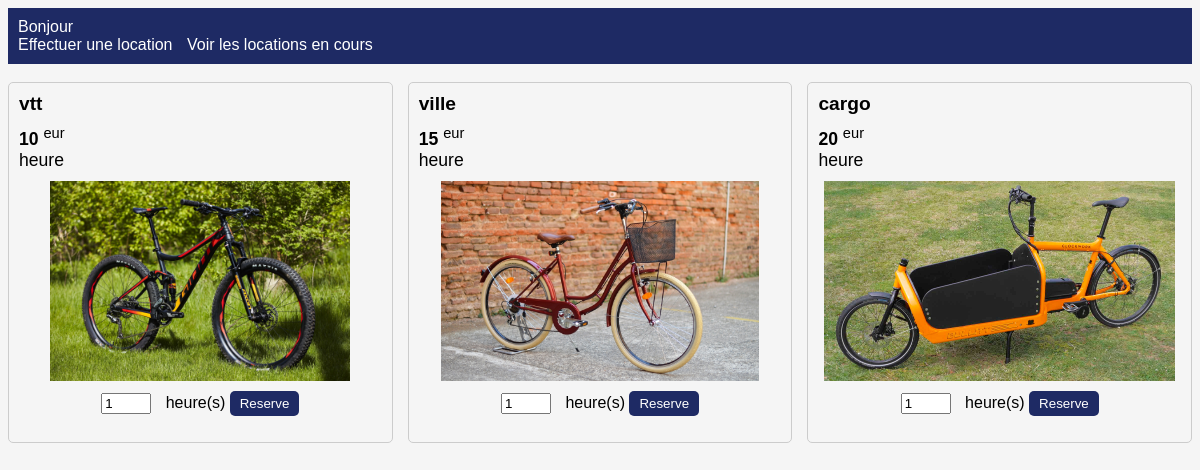
Before: /rental.php with the older database file.
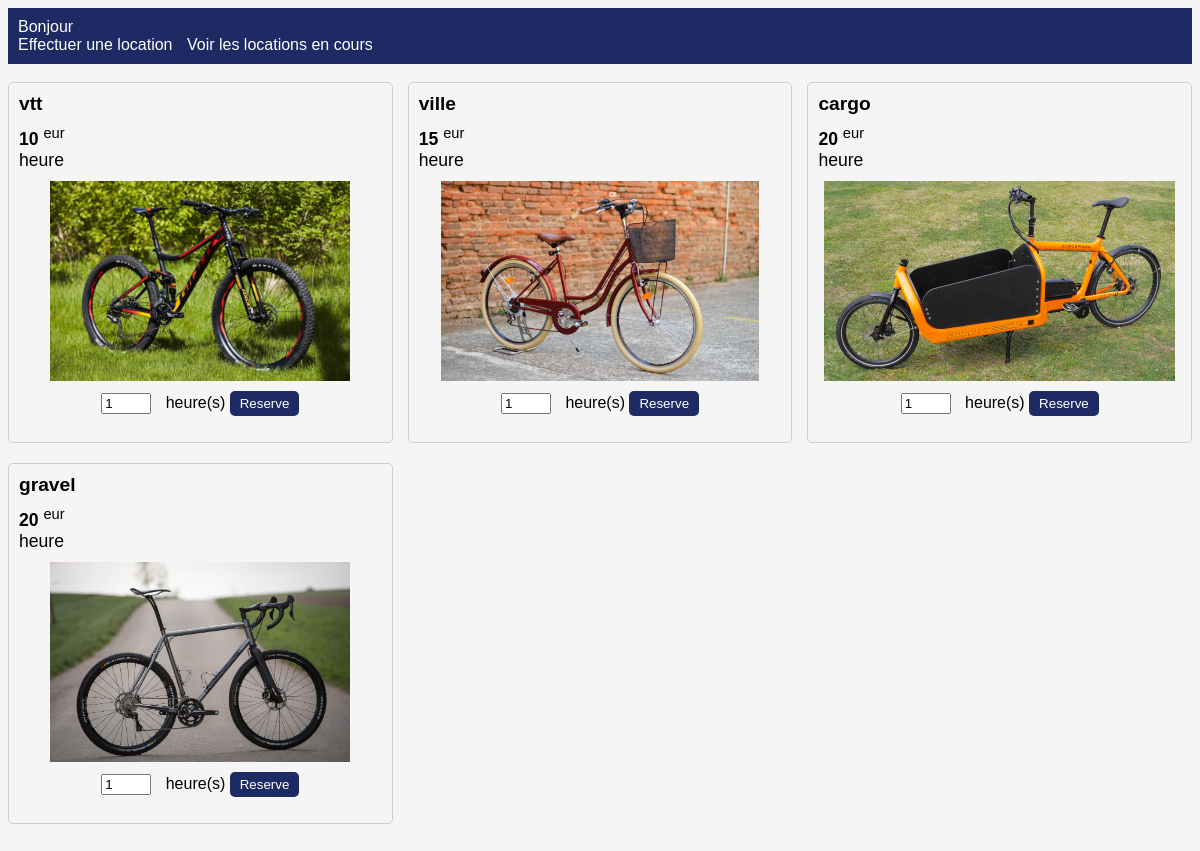
After: the same page with the newer database file.
### tables this page shows
CREATE TABLE IF NOT EXISTS `velo` (
  `ID_velo` int(11) AUTO_INCREMENT,
  `Modele` varchar(20) NOT NULL,
  `Tarif` int(11) NOT NULL,
  `Image` varchar(50) NOT NULL,
  PRIMARY KEY (`ID_velo`)
);

### rental.php (the view, shortened to what this page needs)
<?php
include 'bd_access.php';
?>
<html>
<head>
    <link rel="stylesheet" href="style.css">
</head>
<body>
    <?php
    include "menu.php";
    ?>
    <br />
    <?php
    $date = date('Y-m-d H:i:s');
    $velodispo = $bdd->prepare('SELECT * FROM velo WHERE ID_velo NOT IN(SELECT ID_velo FROM location WHERE Fin > :date)');
    $velodispo->execute(array(
        'date' => $date
    ));
    ?>
    <div class="velo-list">
        <?php
        while ($row = $velodispo->fetch()) {
        ?>
            <div class="velo-item">
                <div class="velo-model"><?php echo $row['Modele']; ?></div>
                <div class="velo-price"><strong><?php echo $row['Tarif']; ?></strong>  <sup>eur</sup><br>heure</div>
                <div class="velo-image"><img src="<?php echo $row['Image']; ?>"></div>
                <div class="velo-reservation">
                    <form action="book.php" method="post">
                        <input type="number" id="duree" name="duree" value="1" size="2" min="1" max="5"> heure(s)
                        <button name="id_velo" value="<?php echo $row['ID_velo']; ?>">Reserve</button>
                    </form>
                </div>
            </div>
        <?php
        }
        ?>
    </div>
</body>
</html>

### menu.php (shortened to what this page needs)
<?php
$element_menu = array(
  "Effectuer une location" => "rental.php",
  "Voir les locations en cours" => "current_rental.php"
);
?>
<nav>
    <ul style="list-style-type:none;">
        <li>
          Bonjour <?php echo $_SESSION['username']; ?>
        </li>
    </ul>
    <ul style="list-style-type:none;">
      <?php foreach($element_menu as $label => $url): ?>
        <li style="display:inline-block;margin-right:10px;">
          <a href="<?php echo $url; ?>"><?php echo $label; ?></a>
        </li>
      <?php endforeach; ?>
    </ul>
</nav>

### style.css (style rules this page uses)
body { font-family: Arial, sans-serif; background-color: #f5f5f5; }
nav { background-color: #1e2a64; color: #fff; padding: 10px; }
nav ul { list-style: none; margin: 0; padding: 0; }
nav li { display: inline-block; margin-right: 10px; }
nav a { color: #fff; text-decoration: none; padding: 0px; border-radius: 5px; }
.velo-list { display: flex; flex-wrap: wrap; justify-content: space-between; }
.velo-item { width: calc(33.33% - 10px); margin-bottom: 20px; background-color: #f5f5f5; border: 1px solid #ccc; border-radius: 5px; padding: 10px; box-sizing: border-box; }
.velo-model { font-weight: bold; font-size: 1.2em; margin-bottom: 10px; }
.velo-price { font-size: 1.1em; margin-bottom: 10px; }
.velo-image { text-align: center; margin-bottom: 10px; }
.velo-image img { max-width: 100%; max-height: 200px; }
.velo-reservation { text-align: center; }
.velo-reservation form { display: inline-block; }
.velo-reservation input[type="number"] { width: 50px; margin-right: 10px; }
.velo-reservation button { background-color: #1e2a64; color: #fff; border: none; padding: 5px 10px; border-radius: 5px; cursor: pointer; }

Changed rows visible on the page:
added velo: Modele "gravel", Tarif "20", Image (picture), $row['ID_velo'] 4 (drawn)
